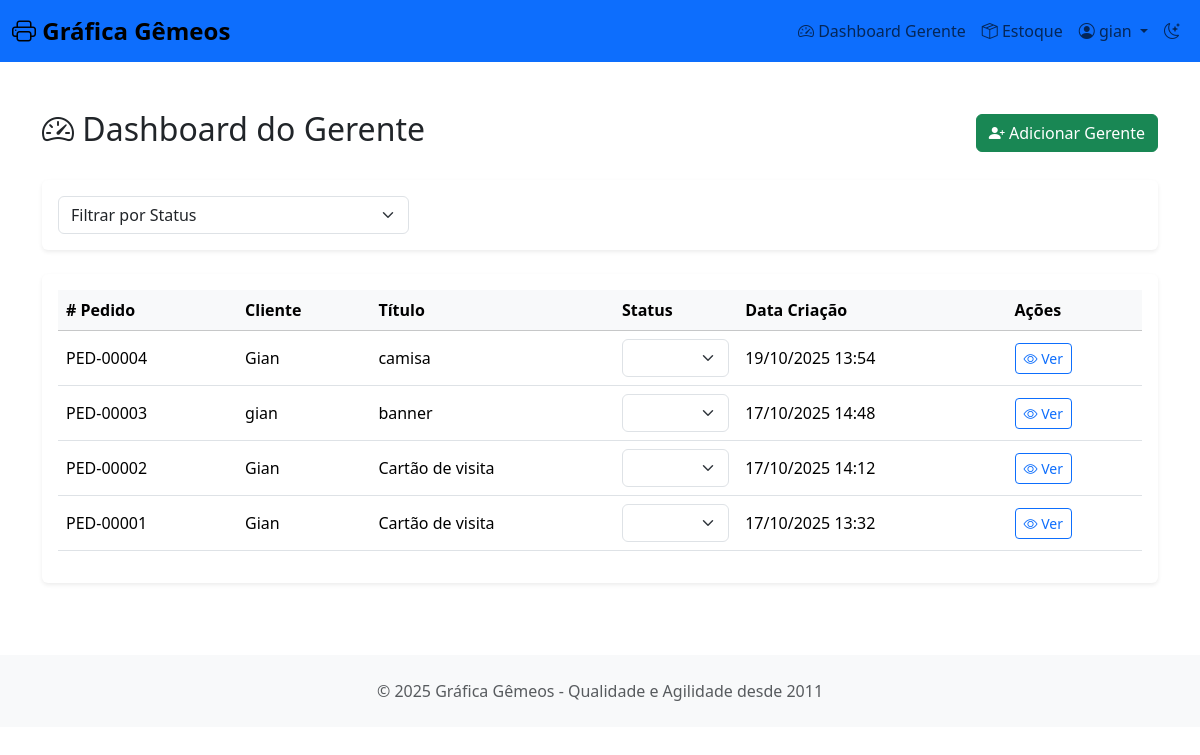
/gerente/dashboard/ (signed in), run on the app's committed database.
### grafica/models.py (models this page shows, shortened)
class Usuario(AbstractUser):
    TIPO_USUARIO_CHOICES = (
        ("cliente", "Cliente"),
        ("gerente", "Gerente"),
    )
    email = models.EmailField(max_length=30, unique=True)
    tipo = models.CharField(max_length=10, choices=TIPO_USUARIO_CHOICES, default='cliente')

class Pedido(models.Model):
    STATUS_CHOICES = (
        ('pendente', 'Pendente de Aprovação'),
        ('aprovado', 'Aprovado'),
        ('producao', 'Em Produção'),
        ('concluido', 'Concluído'),
        ('cancelado', 'Cancelado'),
    )
    PRIORITY_CHOICES = (
        ('normal', 'Normal'),
        ('high', 'Alta'),
        ('urgent', 'Urgente'),
    )
    cliente = models.ForeignKey(Usuario, on_delete=models.CASCADE, related_name='pedidos')
    titulo = models.CharField(max_length=200)
    descricao = models.TextField()
    status = models.CharField(max_length=20, choices=STATUS_CHOICES, default='pendente')
    data_criacao = models.DateTimeField(auto_now_add=True)
    order_number = models.CharField(max_length=20, unique=True, blank=True)
    deadline = models.DateField(null=True, blank=True)
    priority = models.CharField(max_length=10, choices=PRIORITY_CHOICES, default='normal')
    total_price = models.DecimalField(max_digits=10, decimal_places=2, default=0.00)

### grafica/views.py (the view)
# urls.py: path('gerente/dashboard/', ManagerDashboardView.as_view(), name='manager_dashboard'),
class ManagerDashboardView(LoginRequiredMixin,UserPassesTestMixin, ListView):
    model = Pedido
    template_name = 'grafica/manager_dashboard.html'
    context_object_name = 'pedidos'
    paginate_by = 15
    def test_func(self):
        return self.request.user.is_staff
    def get_queryset(self):
        queryset = Pedido.objects.all().order_by('-data_criacao')
        status = self.request.GET.get('status')
        if status:
            queryset = queryset.filter(status=status)
        return queryset
    def get_context_data(self, **kwargs):
        context = super().get_context_data(**kwargs)
        context['status_choices'] = Pedido.STATUS_CHOICES
        return context

### grafica/templates/grafica/manager_dashboard.html (shortened to what this page needs)
{% extends 'base.html' %}
{% block content %}
<div class="container py-4">
    <div class="d-flex justify-content-between align-items-center mb-4">
        <h1 class="h2"><i class="bi bi-speedometer2"></i> Dashboard do Gerente</h1>
        <a href="{% url 'create_manager' %}" class="btn btn-success">
            <i class="bi bi-person-plus-fill"></i> Adicionar Gerente
        </a>
    </div>
    <div class="card mb-4 shadow-sm">
        <div class="card-body">
            <form method="get">
                <div class="row g-3 align-items-center">
                    <div class="col-md-4">
                        <select name="status" class="form-select" onchange="this.form.submit()">
                            <option value="">Filtrar por Status</option>
                        </select>
                    </div>
                </div>
            </form>
        </div>
    </div>
    <div class="card shadow-sm">
        <div class="card-body">
            <div class="table-responsive">
                <table class="table table-hover align-middle">
                    <thead class="table-light">
                        <tr>
                            <th># Pedido</th>
                            <th>Cliente</th>
                            <th>Título</th>
                            <th>Status</th>
                            <th>Data Criação</th>
                            <th>Ações</th>
                        </tr>
                    </thead>
                    <tbody>
                        {% for pedido in pedidos %}
                        <tr>
                            <td>{{ pedido.order_number|default:pedido.id }}</td>
                            <td>{{ pedido.cliente.username }}</td>
                            <td>{{ pedido.titulo }}</td>
                            <td>
                                {% include 'grafica/partials/order_status.html' with order=pedido status_form=None %}
                            </td>
                            <td>{{ pedido.data_criacao|date:"d/m/Y H:i" }}</td>
                            <td>
                                <a href="{% url 'pedido_detail' pedido.id %}" class="btn btn-sm btn-outline-primary" title="Ver Detalhes">
                                    <i class="bi bi-eye"></i> Ver
                                </a>
                            </td>
                        </tr>
                        {% empty %}
                        <tr>
                            <td colspan="6" class="text-center text-muted py-4">Nenhum pedido encontrado.</td>
                        </tr>
                        {% endfor %}
                    </tbody>
                </table>
            </div>
        </div>
    </div>
</div>
{% endblock %}

### grafica/templates/base.html (shortened to what this page needs)
<!DOCTYPE html>
<html lang="pt-BR" data-bs-theme="light">
<head>
    <link href="https://cdn.jsdelivr.net/npm/bootstrap@5.3.2/dist/css/bootstrap.min.css" rel="stylesheet">
    <link rel="stylesheet" href="https://cdn.jsdelivr.net/npm/bootstrap-icons@1.11.3/font/bootstrap-icons.min.css">
</head>
<body>
    <nav class="navbar navbar-expand-lg navbar-light bg-primary mb-4">
        <div class="container-fluid">
            <a class="navbar-brand" href="{% url 'home' %}">
                <i class="bi bi-printer"></i> Gráfica Gêmeos
            </a>
            <div class="collapse navbar-collapse" id="navbarNav">
                <ul class="navbar-nav ms-auto">
                    {% if user.is_authenticated %}
                    {% if user.is_staff %}
                    <li class="nav-item">
                        <a class="nav-link" href="{% url 'manager_dashboard' %}">
                            <i class="bi bi-speedometer2"></i> Dashboard Gerente
                        </a>
                    </li>
                    <li class="nav-item">
                        <a class="nav-link" href="{% url 'inventory_list' %}">
                            <i class="bi bi-box-seam"></i> Estoque
                        </a>
                    </li>
                    {% else %}
                    <li class="nav-item">
                        <a class="nav-link" href="{% url 'pedido_list' %}">
                            <i class="bi bi-grid"></i> Meus Pedidos
                        </a>
                    </li>
                    {% endif %}
                    <li class="nav-item dropdown">
                        <a class="nav-link dropdown-toggle" href="#" role="button" data-bs-toggle="dropdown">
                            <i class="bi bi-person-circle"></i> {{ user.username }}
                        </a>
                    </li>
                    {% endif %}
                    <li class="nav-item">
                        <a class="nav-link theme-toggle" onclick="toggleTheme()">
                            <i class="bi bi-moon-stars" id="theme-icon"></i>
                        </a>
                    </li>
                </ul>
            </div>
        </div>
    </nav>
    <main>
        {% block content %}{% endblock %}
    </main>
    <footer class="mt-5 py-4 bg-light">
        <div class="container text-center text-muted">
            <p class="mb-0">&copy; 2025 Gráfica Gêmeos - Qualidade e Agilidade desde 2011</p>
        </div>
    </footer>
</body>
</html>

### grafica/templates/grafica/partials/order_status.html (shortened to what this page needs)
{% if user.is_staff %}
    <form method="post" action="{% url 'update_order_status' order.id %}"
          hx-post="{% url 'update_order_status' order.id %}"
          hx-target="#status-container">
        <select name="status" class="form-select" onchange="this.form.submit()">
        </select>
    </form>
{% else %}
    <span class="badge badge-status bg-{% if order.status == 'completed' %}success{% elif order.status == 'cancelled' %}danger{% elif order.status == 'in_production' %}warning{% else %}primary{% endif %}">
        {{ order.get_status_display }}
    </span>
{% endif %}

### grafica/templates/base.html (style rules this page uses)
:root { --bs-primary: #f68117; --bs-secondary: #0910f4; --bs-success: #FFAC68; --bs-danger: #040752; --bs-warning: #f59e0b; }
body { min-height: 100vh; background-color: var(--bs-body-bg); }
.navbar-brand { font-weight: 700; font-size: 1.5rem; }
.card { border: none; box-shadow: 0 1px 3px rgba(0,0,0,0.1); transition: transform 0.2s, box-shadow 0.2s; }
.theme-toggle { cursor: pointer; }

### data on the page
Usuario: username "gian"
Pedido: order_number "PED-00004", cliente.username "Gian", titulo "camisa", data_criacao "19/10/2025 13:54"
Pedido: order_number "PED-00003", cliente.username "gian", titulo "banner", data_criacao "17/10/2025 14:48"
Pedido: order_number "PED-00002", cliente.username "Gian", titulo "Cartão de visita", data_criacao "17/10/2025 14:12"
Pedido: order_number "PED-00001", cliente.username "Gian", titulo "Cartão de visita", data_criacao "17/10/2025 13:32"
